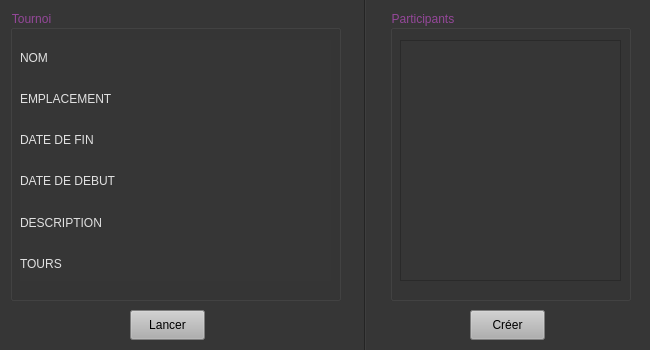
<?xml version="1.0" encoding="UTF-8"?>
<ui version="4.0">
 <class>MainWindow</class>
 <widget class="QMainWindow" name="MainWindow">
  <property name="geometry">
   <rect>
    <x>0</x>
    <y>0</y>
    <width>650</width>
    <height>350</height>
   </rect>
  </property>
  <property name="minimumSize">
   <size>
    <width>650</width>
    <height>350</height>
   </size>
  </property>
  <property name="maximumSize">
   <size>
    <width>650</width>
    <height>350</height>
   </size>
  </property>
  <property name="windowTitle">
   <string>MainWindow</string>
  </property>
  <property name="styleSheet">
   <string notr="true">background-color:rgb(54, 54, 54)</string>
  </property>
  <widget class="QWidget" name="centralwidget">
   <widget class="QGroupBox" name="groupBox">
    <property name="geometry">
     <rect>
      <x>10</x>
      <y>10</y>
      <width>331</width>
      <height>291</height>
     </rect>
    </property>
    <property name="styleSheet">
     <string notr="true">font: 12pt &quot;Yu Gothic UI&quot;;
color: rgb(148, 71, 153);</string>
    </property>
    <property name="title">
     <string>Tournoi</string>
    </property>
    <widget class="QWidget" name="verticalLayoutWidget">
     <property name="geometry">
      <rect>
       <x>10</x>
       <y>30</y>
       <width>311</width>
       <height>241</height>
      </rect>
     </property>
     <layout class="QVBoxLayout" name="verticalLayout">
      <item>
       <widget class="QLabel" name="nom">
        <property name="styleSheet">
         <string notr="true">color: rgb(225, 225, 225);</string>
        </property>
        <property name="text">
         <string>NOM</string>
        </property>
       </widget>
      </item>
      <item>
       <widget class="QLabel" name="location">
        <property name="styleSheet">
         <string notr="true">color: rgb(225, 225, 225);</string>
        </property>
        <property name="text">
         <string>EMPLACEMENT</string>
        </property>
       </widget>
      </item>
      <item>
       <widget class="QLabel" name="beginning_date">
        <property name="styleSheet">
         <string notr="true">color: rgb(225, 225, 225);</string>
        </property>
        <property name="text">
         <string>DATE DE FIN</string>
        </property>
       </widget>
      </item>
      <item>
       <widget class="QLabel" name="ending_date">
        <property name="styleSheet">
         <string notr="true">color: rgb(225, 225, 225);</string>
        </property>
        <property name="text">
         <string>DATE DE DEBUT</string>
        </property>
       </widget>
      </item>
      <item>
       <widget class="QLabel" name="desc">
        <property name="styleSheet">
         <string notr="true">color: rgb(225, 225, 225);</string>
        </property>
        <property name="frameShape">
         <enum>QFrame::NoFrame</enum>
        </property>
        <property name="text">
         <string>DESCRIPTION</string>
        </property>
       </widget>
      </item>
      <item>
       <widget class="QLabel" name="turns">
        <property name="styleSheet">
         <string notr="true">color: rgb(225, 225, 225);</string>
        </property>
        <property name="text">
         <string>TOURS</string>
        </property>
       </widget>
      </item>
     </layout>
    </widget>
   </widget>
   <widget class="QPushButton" name="create">
    <property name="geometry">
     <rect>
      <x>470</x>
      <y>310</y>
      <width>75</width>
      <height>30</height>
     </rect>
    </property>
    <property name="styleSheet">
     <string notr="true">background-color: rgb(175, 175, 175);
color: rgb(0, 0, 0);
font: 9pt &quot;Yu Gothic UI&quot;;</string>
    </property>
    <property name="text">
     <string>Créer</string>
    </property>
   </widget>
   <widget class="Line" name="line">
    <property name="geometry">
     <rect>
      <x>350</x>
      <y>-10</y>
      <width>31</width>
      <height>361</height>
     </rect>
    </property>
    <property name="orientation">
     <enum>Qt::Vertical</enum>
    </property>
   </widget>
   <widget class="QGroupBox" name="groupBox_2">
    <property name="geometry">
     <rect>
      <x>390</x>
      <y>10</y>
      <width>241</width>
      <height>291</height>
     </rect>
    </property>
    <property name="styleSheet">
     <string notr="true">font: 12pt &quot;Yu Gothic UI&quot;;
color: rgb(148, 71, 153);</string>
    </property>
    <property name="title">
     <string>Participants</string>
    </property>
    <widget class="QListView" name="listView">
     <property name="geometry">
      <rect>
       <x>10</x>
       <y>30</y>
       <width>221</width>
       <height>241</height>
      </rect>
     </property>
     <property name="styleSheet">
      <string notr="true">color: rgb(225, 225, 225);</string>
     </property>
    </widget>
   </widget>
   <widget class="QPushButton" name="launch">
    <property name="geometry">
     <rect>
      <x>130</x>
      <y>310</y>
      <width>75</width>
      <height>30</height>
     </rect>
    </property>
    <property name="styleSheet">
     <string notr="true">background-color: rgb(175, 175, 175);
color: rgb(0, 0, 0);
font: 9pt &quot;Yu Gothic UI&quot;;</string>
    </property>
    <property name="text">
     <string>Lancer</string>
    </property>
   </widget>
  </widget>
 </widget>
 <resources/>
 <connections/>
</ui>
